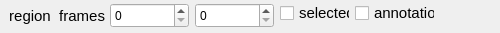
      <widget class="QWidget" name="widget" native="true">
       <property name="geometry">
        <rect>
         <x>1</x>
         <y>1</y>
         <width>500</width>
         <height>33</height>
        </rect>
       </property>
       <property name="sizePolicy">
        <sizepolicy hsizetype="Preferred" vsizetype="Preferred">
         <horstretch>0</horstretch>
         <verstretch>0</verstretch>
        </sizepolicy>
       </property>
       <property name="minimumSize">
        <size>
         <width>0</width>
         <height>33</height>
        </size>
       </property>
       <property name="maximumSize">
        <size>
         <width>500</width>
         <height>16777215</height>
        </size>
       </property>
       <widget class="QWidget" name="groundhogday_frame" native="true">
        <property name="geometry">
         <rect>
          <x>0</x>
          <y>0</y>
          <width>500</width>
          <height>32</height>
         </rect>
        </property>
        <widget class="QLabel" name="region_type">
         <property name="geometry">
          <rect>
           <x>0</x>
           <y>3</y>
           <width>60</width>
           <height>25</height>
          </rect>
         </property>
         <property name="minimumSize">
          <size>
           <width>0</width>
           <height>0</height>
          </size>
         </property>
         <property name="maximumSize">
          <size>
           <width>60</width>
           <height>16777215</height>
          </size>
         </property>
         <property name="font">
          <font>
           <pointsize>11</pointsize>
          </font>
         </property>
         <property name="text">
          <string>region</string>
         </property>
         <property name="alignment">
          <set>Qt::AlignCenter</set>
         </property>
        </widget>
        <widget class="QSpinBox" name="frame_min">
         <property name="geometry">
          <rect>
           <x>110</x>
           <y>3</y>
           <width>79</width>
           <height>25</height>
          </rect>
         </property>
         <property name="maximumSize">
          <size>
           <width>79</width>
           <height>16777215</height>
          </size>
         </property>
         <property name="toolTip">
          <string>start frame</string>
         </property>
         <property name="maximum">
          <number>99</number>
         </property>
        </widget>
        <widget class="QLabel" name="label">
         <property name="geometry">
          <rect>
           <x>55</x>
           <y>3</y>
           <width>50</width>
           <height>25</height>
          </rect>
         </property>
         <property name="maximumSize">
          <size>
           <width>50</width>
           <height>16777215</height>
          </size>
         </property>
         <property name="font">
          <font>
           <pointsize>11</pointsize>
          </font>
         </property>
         <property name="text">
          <string>frames</string>
         </property>
         <property name="alignment">
          <set>Qt::AlignRight|Qt::AlignTrailing|Qt::AlignVCenter</set>
         </property>
        </widget>
        <widget class="QCheckBox" name="region_mark">
         <property name="geometry">
          <rect>
           <x>280</x>
           <y>4</y>
           <width>70</width>
           <height>18</height>
          </rect>
         </property>
         <property name="maximumSize">
          <size>
           <width>70</width>
           <height>16777215</height>
          </size>
         </property>
         <property name="font">
          <font>
           <pointsize>11</pointsize>
          </font>
         </property>
         <property name="toolTip">
          <string>region is in selection group</string>
         </property>
         <property name="layoutDirection">
          <enum>Qt::LeftToRight</enum>
         </property>
         <property name="text">
          <string>selected</string>
         </property>
        </widget>
        <widget class="QSpinBox" name="frame_max">
         <property name="geometry">
          <rect>
           <x>195</x>
           <y>3</y>
           <width>79</width>
           <height>25</height>
          </rect>
         </property>
         <property name="maximumSize">
          <size>
           <width>79</width>
           <height>16777215</height>
          </size>
         </property>
         <property name="toolTip">
          <string>end frame</string>
         </property>
        </widget>
        <widget class="QCheckBox" name="region_annotation">
         <property name="enabled">
          <bool>true</bool>
         </property>
         <property name="geometry">
          <rect>
           <x>355</x>
           <y>4</y>
           <width>80</width>
           <height>18</height>
          </rect>
         </property>
         <property name="maximumSize">
          <size>
           <width>80</width>
           <height>16777215</height>
          </size>
         </property>
         <property name="font">
          <font>
           <pointsize>11</pointsize>
          </font>
         </property>
         <property name="toolTip">
          <string>annotation only
(does not participate in calculations)</string>
         </property>
         <property name="layoutDirection">
          <enum>Qt::LeftToRight</enum>
         </property>
         <property name="text">
          <string>annotation</string>
         </property>
        </widget>
       </widget>
      </widget>
